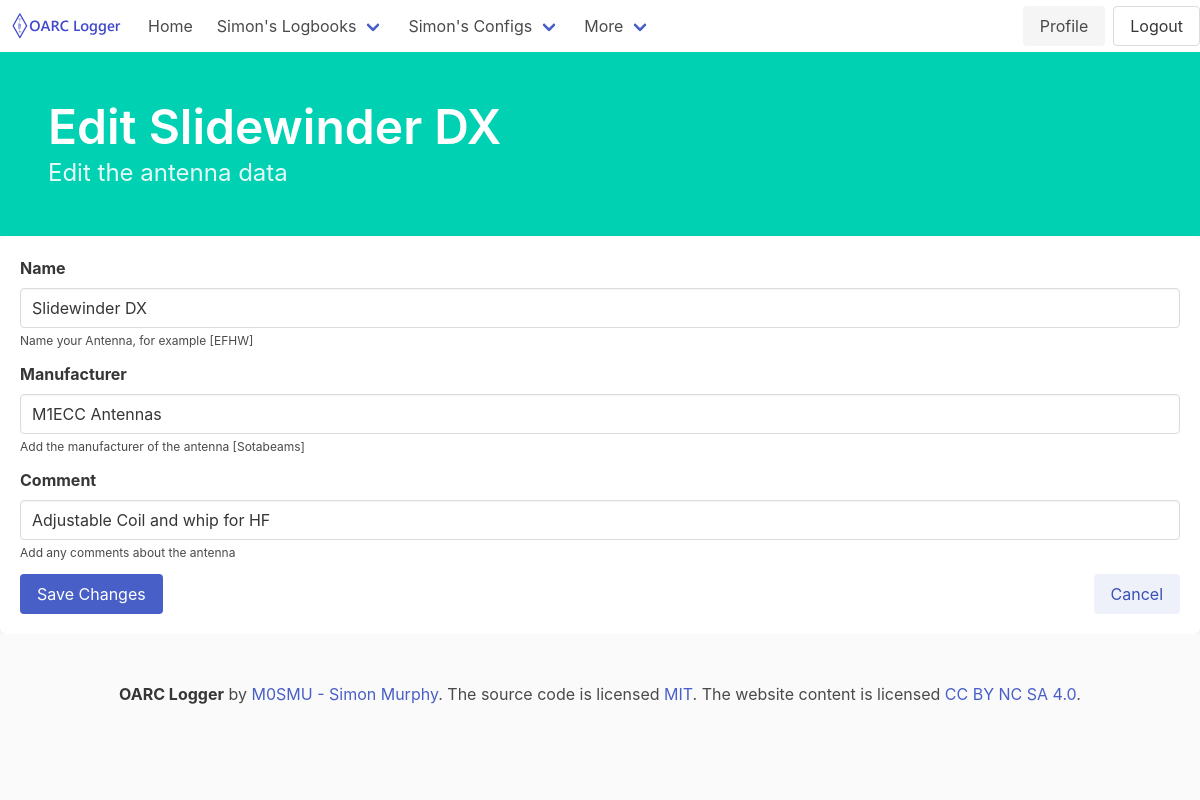
The app's page /antennas/edit/1 (signed in) with its own data.
### logger/models.py (models this page shows)
class User(UserMixin, db.Model):
    id = db.Column(db.Integer, primary_key=True) # primary keys are required by SQLAlchemy
    name = db.Column(db.String(1000), unique=True)
    email = db.Column(db.String(100), unique=True)
    password = db.Column(db.String(100))
    created_on = db.Column(db.DateTime())
    last_login = db.Column(db.DateTime())
    callsigns = db.relationship('Callsign', backref='user', lazy=True)
    events = db.relationship('Event', backref='owner', lazy=True)
    rigs = db.relationship('Rig', backref='owner', lazy=True)
    configurations = db.relationship('Configuration', backref='owner', lazy=True)
    antennas = db.relationship('Antenna', backref='owner', lazy=True)

class Antenna(db.Model):
    id = db.Column(db.Integer, primary_key=True) # primary keys are required by SQLAlchemy
    name = db.Column(db.String(1000), unique=True)
    manufacturer = db.Column(db.String(255))
    comment = db.Column(db.String(255))
    configurations = db.relationship('Configuration', backref='antenna', lazy=True)
    user_id = db.Column(db.Integer, db.ForeignKey('user.id'), nullable=True)

### logger/antennas/views.py (the view, shortened to what this page needs)
@antennas.route("/edit/<int:id>", methods=['GET','POST'])
@login_required
def antennaedit(id):
    form = AntennaForm()
    antenna = Antenna.query.get_or_404(id)
    form.name.data = antenna.name
    form.manufacturer.data = antenna.manufacturer
    form.comment.data = antenna.comment
    return render_template('antennaeditform.html', form=form, username=current_user.name)

### logger/forms.py
class AntennaForm(FlaskForm):
    name = StringField('Name', validators=[InputRequired(), Length(max=50)])
    manufacturer = StringField('Manufacturer', validators=[Optional(), Length(max=255)])
    comment = StringField('Comment', validators=[Optional(), Length(max=255)])

### logger/templates/antennaeditform.html (shortened to what this page needs)
{% extends 'base.html' %}
{% block hero %}is-primary{% endblock %}
{% block content %}
		<div class="bd-hero-heading">
			<h1 class="title is-size-1">
			{% block title %} Edit {{ form.name.data }} {% endblock %}
			</h1>
			<div class="subtitle is-4 algolia-lvl1">
				<p>Edit the antenna data</p>
			</div>
		</div>
	</div>
</section>
<section>
	<div class="box">
		<form method="POST" id="antform">
			<div class="field">
				{{ form.name.label(class_='label') }}
				<div class="control">
					{{ form.name(class_="input ant") }}
				</div>
				<p class="help">Name your Antenna, for example [EFHW]</p>
			</div>
			<div class="field">
				{{ form.manufacturer.label(class_='label') }}
				<div class="control">
					{{ form.manufacturer(class_="input ant") }}
				</div>
				<p class="help">Add the manufacturer of the antenna [Sotabeams]</p>
			</div>
			<div class="field">
				{{ form.comment.label(class_='label') }}
				<div class="control">
					{{ form.comment(class_="input ant") }}
				</div>
				<p class="help">Add any comments about the antenna</p>
			</div>
            <nav class="level">
                <div class="level-left">
                    <div class="level-item">
                        <div class="control">
                            <p>
                                <input type="submit" class="button is-link" value="Save Changes">
                            </p>
                        </div>
                    </div>
                </div>
                <div class="level-right">
                    <div class="level-item">
                        <a class="button is-link is-light" href="{{ url_for ('antennas.antennalist', username=current_user.name) }}">Cancel</a>
                    </div>
                </div>
            </nav>
		</form>
	</div>
</section>
{% endblock %}

### logger/templates/base.html (shortened to what this page needs)
<!DOCTYPE html>
<html>
<head>
    <link rel="stylesheet" href="https://cdn.jsdelivr.net/npm/bulma@0.9.4/css/bulma.min.css" />
    <link rel="stylesheet" href="https://cdn.jsdelivr.net/npm/@mdi/font@6.5.95/css/materialdesignicons.min.css" />
</head>
<body>
    <nav class="navbar" role="navigation" aria-label="main navigation">
        <div class="navbar-brand">
            <a class="navbar-item" href="https://oarc.uk">
                <img src="{{ url_for('static', filename='OARCLogger.png') }}" width="112" height="28">
            </a>
        </div>
        <div id="navMenu" class="navbar-menu">
            <div class="navbar-start">
                <a href="{{ url_for('users.index') }}" class="navbar-item">
                    Home
                </a>
                {% if current_user.is_authenticated %}
                <div class="navbar-item has-dropdown is-hoverable">
                    <a class="navbar-link" href="{{ url_for('users.profile', user=current_user.name) }}">
                    {{ current_user.name }}'s Logbooks
                    </a>
                </div>
                {% endif %}
                {% if current_user.is_authenticated %}
                <div class="navbar-item has-dropdown is-hoverable">
                    <a class="navbar-link" href="{{ url_for('configurations.configlist', username=current_user.name) }}">
                    {{ current_user.name }}'s Configs
                    </a>
                </div>
                {% endif %}
                <div class="navbar-item has-dropdown is-hoverable">
                    <a class="navbar-link">
                    More
                    </a>
                </div>
            </div>
        </div>
        <div class="navbar-end" id="navMenu">
            <div class="buttons">
                {% if current_user.is_authenticated %}
                <a href="{{ url_for('users.profile', user=current_user.name) }}" class="button is-light">
                    Profile
                </a>
                {% endif %}
                {% if current_user.is_authenticated %}
                <a href="{{ url_for('users.logout') }}" class="button">
                    Logout
                </a>
            {% endif %}
        </div>
    </nav>
    <section class="hero {% block hero %}is-light{% endblock %}">
        <div class="hero-body">
            {% block content %}
            {% endblock %}
</body>
<footer class="footer">
    <div class="content has-text-centered">
      <p>
        <strong>OARC Logger</strong> by <a href="https://qrz.com/db/M0SMU">M0SMU - Simon Murphy</a>. The source code is licensed
        <a href="http://opensource.org/licenses/mit-license.php">MIT</a>. The website content
        is licensed <a href="http://creativecommons.org/licenses/by-nc-sa/4.0/">CC BY NC SA 4.0</a>.
      </p>
    </div>
  </footer>
</html>

### records on screen
User: name "Simon"
Antenna: name.data "Slidewinder DX", name "Slidewinder DX", manufacturer "M1ECC Antennas", comment "Adjustable Coil and whip for HF"
